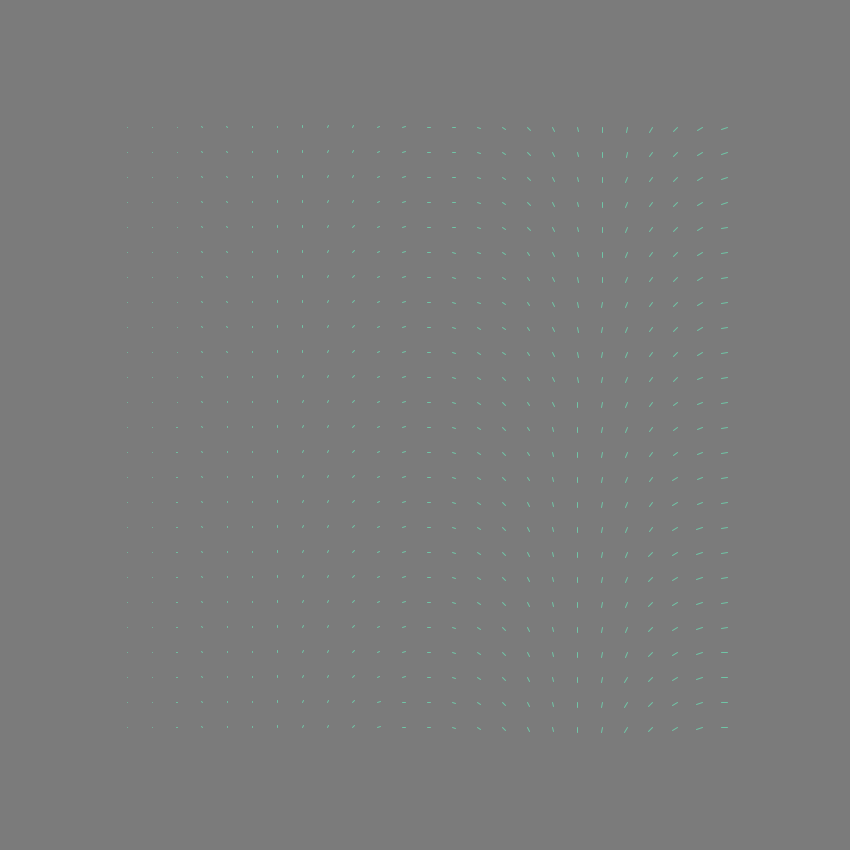
Frame 1 (no input)
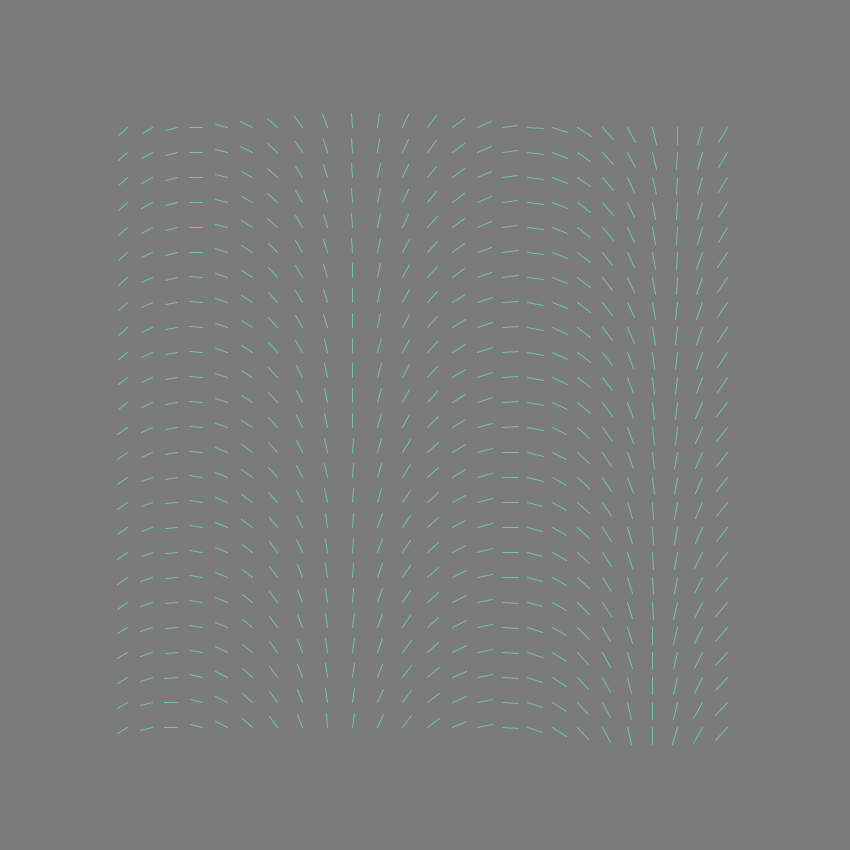
Frame 60 (the mouse pressed at the canvas centre just before this capture)
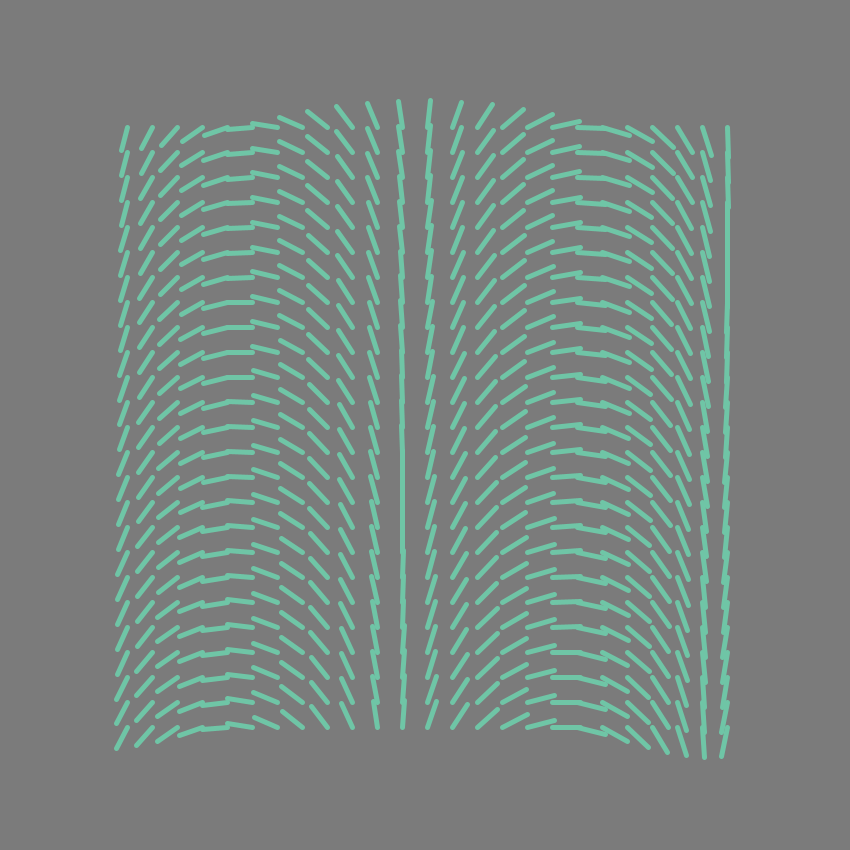
Frame 120 (the mouse held since frame 60 and released just before this capture)

The Processing sketch that drew these frames (run headless with seeded random() and noise(); from frame 60 on, the mouse is pressed at the canvas centre):

// Processing sketch: palys05c00
// ── palys05c00.pde
// Expresión Digital II - Diseño Digital - UDD - 2017
// Paulina Descouvieres
// palyc0

/*
Al ejecutar la función, se dibuja una grilla con líneas que giran sobre ésta como eje,
 y van creciendo.
 Al presionar la tecla '2', la grilla cambia a elipses que se comienzan
 a trasladar aleatoriamente en el canvas.
 Al presionar la tecla '1', la grilla vuelve a las líneas.
 Ambas figuras pueden cambiar su grosor y diámetro, respectivamente, al clickear el mouse.
 */


Dot[] d = new Dot[625];                   //Declaración de array que completa con 625 elementos la grilla.
int cambio;                               //Declaración de variable de cambio de elementos.
int l, s;                                 //Declaración de variables de grosor y diámetro.

int c1 = color(111, 197, 166);            //Verde.
int c2 = color(234, 215, 104);            //Amarillo.

void setup() {
  size(850, 850);                         //Tamaño del canvas.
  cambio = 1;                             //Asignación de valor inicial de elementos en la grilla.
  l = 1;                                  //Asignación de valor inicial de grosor de las líneas.
  s = 3;                                  //Asignación de valor inicial de diámetro de las elipses.


  for (int i = 0; i < 25; i++) {          //Doble for loop para determinar elementos en la grilla.
    for (int j = 0; j < 25; j++) {
      int total = j + i * 25;             //Declaración de variable de elementos totales.
      float ix = i * 25;                  //Declaración de variables de posición de elementos.
      float jy = j * 25;                  //Declaración de variables de posición de elementos.

      d [total] = new Dot(ix, jy, (int)random(-2, 2), (int)random(-2, 2), total * .01);    //Llamada a la clase para dibujar elementos en la grilla.
    }
  }
}

void draw() {
  background(123);                        //Color del fondo.
  translate(width * .15, height * .15);   //Traslado del primer elemento de la grilla.

  for (int i = 0; i < d.length; i++) {    //Doble for loop para dibujar la grilla.
    if (cambio == 1) {                    //Función condicional para elementos en la grilla.
      d[i].displayLine();                 //Dibujar líneas.
      d[i].moveLine();                    //Rotación de líneas.
    }

    if (cambio == 2) {                    //Función condicional para elementos en la grilla.
      d[i].display();                     //Dibujar elipses.
      d[i].move();                        //Mover elipses.
    }
  }
}

void mousePressed() {
  if (l == 1) {                           //Función condicional para grosor de la líneas de 1 px.
    l = 5;                                //Cambiar grosor a 5 px.
  } else {
    l = 1;                                //Cambiar grosor a 1 px.
  }

  if (s == 3) {                           //Función condicional para diámetro de las elipses de 3 px.
    s = 10;                               //Cambiar diámetro a 10 px.
  } else {
    s = 3;                                //Cambiar diámetro a 3 px.
  }
}

void keyPressed() {
  float r = random(255);                 //Variabales para crear un random de color.
  float g = random(255);
  float b = random(255);

  if (key == '1') {                       //Función condicional para tecla '1'.
    cambio = 1;                           //Mostrar grilla de líneas.
  }

  if (key == '2') {                       //Función condicional para tecla '2'.
    cambio = 2;                           //Mostrar grilla de puntos.
  }

  if (key == 'b') {                       //Función condicional para tecla 'b'.
     c1 = color(r, g, b);                 //Cambio de color de las líneas.
  }

  if (key == 'n') {                       //Función condicional para tecla 'n'.
     c2 = color(r, g, b);                 //Cambio de color de las elipses.
  }

  if (key == 'q') {                       //Función condicional para tecla 'q'.
    exit();                               //Cerrar la ventana.
  }
}

// ── class.pde
/*
Clase con los valores de las funciones que dibujan los elementos en la grilla.
 En ésta se muestran los elementos, colores, velocidad de movimiento y ángulo de rotación.
 */

class Dot {
  float x, y, tx, ty, vx, vy, angulo;                             //Declaración de variables.
  Dot (float x, float y, float vx, float vy, float angulo) {      //Inicialización de variables.
    this.x = x;                                                   
    this.y = y;
    this.vx = vx * 0.1;
    this.vy = vy * 0.1;
    this.angulo = angulo;
  }

  void displayLine() {
    pushMatrix();                                                 //Función que guarda los cambios.
    translate(x, y);                                              //Traslado de los elementos en la grilla.
    rotate(angulo);                                               //Ángulo de rotación.
    strokeWeight(l);                                              //Grosor de las líneas.
    stroke(c1);                                                   //Color de las líneas.
    line(0, 0, -angulo, 0);                                       //Líneas.
    popMatrix();                                                  //Función que restablece cambios.
  }

  void moveLine() {
    angulo += 0.2;                                                //Velocidad del ángulo de rotación de las líneas.
  }

  void display() {
    pushMatrix();                                                 //Función que guarda los cambios.
    noStroke();                                                   //Elípses sin bordes.
    fill(c2);                                                     //Relleno de las elípses.
    ellipse(x, y, s, s);                                          //Elípses.
    popMatrix();                                                  //Función que restablece cambios. 
  }
  
  void move() {
    pushMatrix();                                                 //Función que guarda los cambios.
    x += vx;                                                      //Velocidad de movimiento en el eje X.
    y += vy;                                                      //Velocidad de movimiento en el eje Y.
    popMatrix();                                                  //Función que restablece cambios.
  }
}
